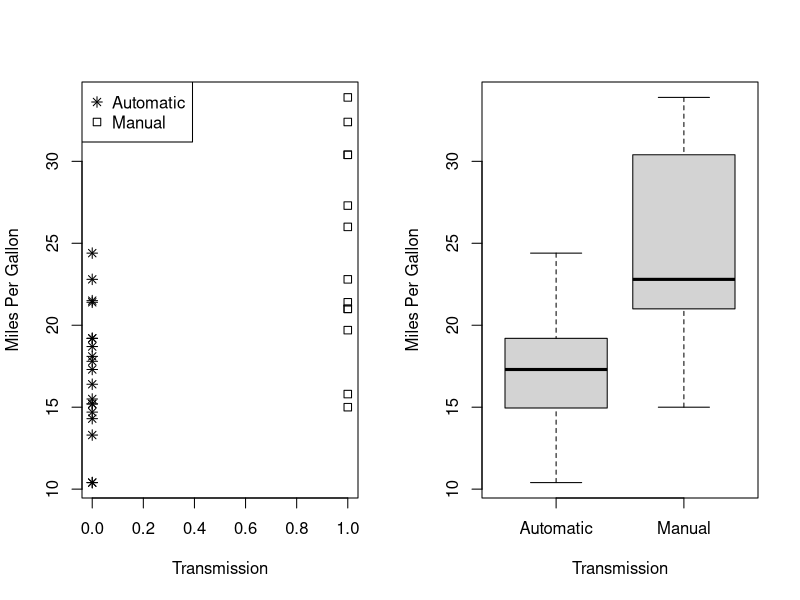
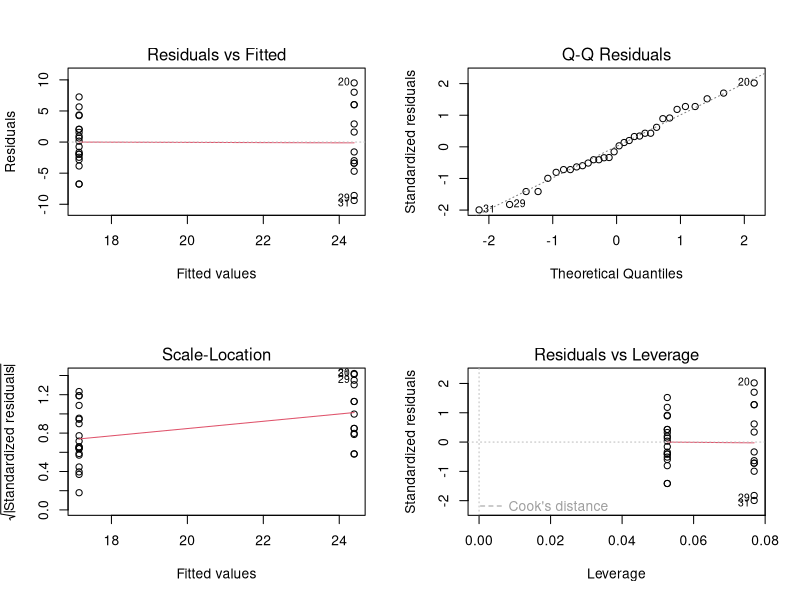
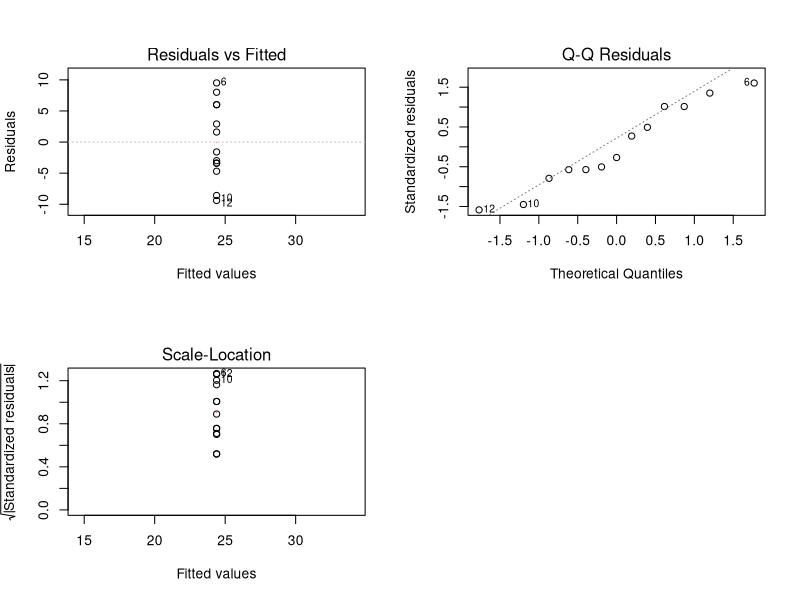
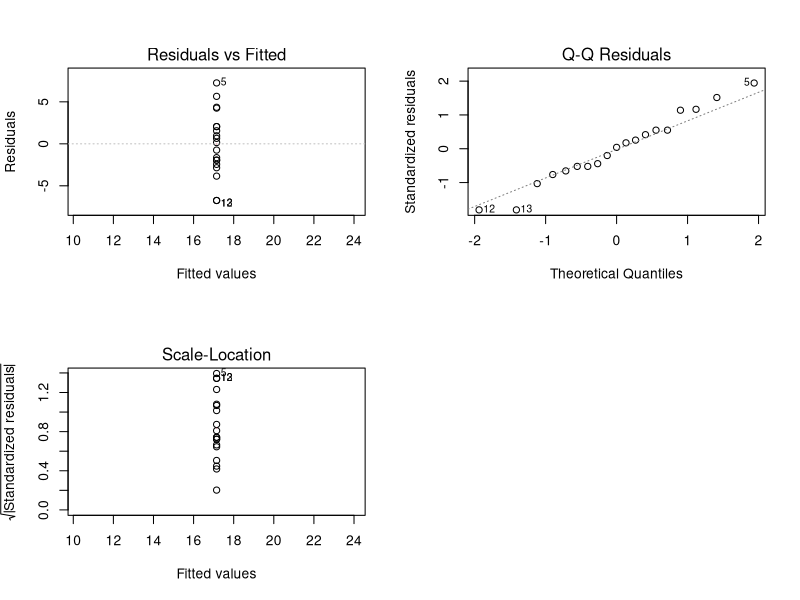

Recreate these plots in R, in order.
## ---- chunk 1
    data(mtcars)
    data<-mtcars[,c(9,1)]

    meanAuto<-mean(data[data$am==0,2])
    meanMan<-mean(data[data$am==1,2])
## ---- chunk 2
    #data
    data(mtcars)
    data<-mtcars[,c(9,1)]
    tran<-factor(data[,1])
    mpg<-data[,2]

    #estimation of parameters
    MWhole<-lm(mpg~tran)
    
    #values of parameters and their significance
    
    #summary(MWhole)
    summ<-summary(MWhole)$coefficients
    row.names(summ)<-c("Automatic","Change Auto-Manual")

    confInt<-confint(MWhole,level=0.90)
    row.names(confInt)<-c("Automatic","Change Auto-Manual")

    #randsigma<-data.frame(Values=c(summary(MWhole)$r.squared,summary(MWhole)$sigma,
    #                      mean(MWhole$residuals),cov(tran,MWhole$residuals)))
    #row.names(randsigma)<-c("R squared","sigma","mean of residuals","cov(x,e_i)")

    randsigma<-data.frame(RSquared=summary(MWhole)$r.squared, 
                          Sigma=summary(MWhole)$sigma,
                          MeanOfResiduals=mean(MWhole$residuals),
                          CovResiduals=cov(data$am,MWhole$residuals))
    
    summ
    confInt
    randsigma
    #diagnostics
    #par(mfrow=c(2,2))
    #plot(MWhole)

## ---- chunk 3
    #data
    data(mtcars)
    data<-mtcars[,c(9,1)]
    tran<-factor(data[,1])
    mpg<-data[,2]
    x<-data[data[,1]==1,1]
    y<-mpg[data[,1]==1]

    #estimation of parameters
    MManual<-lm(y~x-1)
    
    #values of parameters and their significance
    
    #summary(MManual)
    summ<-summary(MManual)$coefficients
    row.names(summ)<-c("Manual")

    confInt<-confint(MManual,level=0.90)
    row.names(confInt)<-c("Manual")

    #randsigma<-data.frame(Values=c(summary(MManual)$r.squared,summary(MManual)$sigma,
    #                      mean(MManual$residuals),cov(x,MManual$residuals)))
    #row.names(randsigma)<-c("R squared","sigma","mean of residuals","cov(x,e_i)")

    randsigma<-data.frame(RSquared=summary(MManual)$r.squared, 
                          Sigma=summary(MManual)$sigma,
                          MeanOfResiduals=mean(MManual$residuals),
                          CovResiduals=cov(x,MManual$residuals))
    
    summ
    confInt
    randsigma
    #diagnostics
    #par(mfrow=c(2,2))
    #plot(MManual)

## ---- chunk 4
    #data
    data(mtcars)
    data<-mtcars[,c(9,1)]
    tran<-factor(data[,1])
    mpg<-data[,2]
    x<-data[data[,1]==0,1]
    y<-mpg[data[,1]==0]

    #estimation of parameters
    MAutomatic<-lm(y~I(x+1)-1)
    
    #values of parameters and their significance
    
    #summary(MAutomatic)
    summ<-summary(MAutomatic)$coefficients
    row.names(summ)<-c("Automatic")
    
    confInt<-confint(MAutomatic,level=0.90)
    row.names(confInt)<-c("Automatic")
    
    #randsigma<-data.frame(Values=c(summary(MAutomatic)$r.squared,summary(MAutomatic)$sigma,
    #                      mean(MAutomatic$residuals),cov(x,MAutomatic$residuals)))
    #row.names(randsigma)<-c("R squared","sigma","mean of residuals","cov(x,e_i)")

    randsigma<-data.frame(RSquared=summary(MAutomatic)$r.squared, 
                          Sigma=summary(MAutomatic)$sigma,
                          MeanOfResiduals=mean(MAutomatic$residuals),
                          CovResiduals=cov(x,MAutomatic$residuals))
    
    summ
    confInt
    randsigma
    #diagnostics
    #par(mfrow=c(2,2))
    #plot(MAutomatic)

## ---- chunk 5
    data(mtcars)
    data<-mtcars[,c(9,1)]

    par(mfrow=c(1,2))
    #plotting situation 2
        plot(data[data$am==1,],
             type="p",
             pch=0,
             xlab="Transmission",
             ylab="Miles Per Gallon",
             xlim=c(0,1),
             ylim=c(min(data$mpg),max(data$mpg)))
        
        points(data[data$am==0,],pch=8)
        
        legend("topleft",
               legend=c("Automatic","Manual"), 
               pch=c(8,0))
    
    #plotting boxplot
        boxplot(mpg~am,
                data=mtcars,
                xlab="Transmission",
                ylab="Miles Per Gallon",
                xaxt="n")
        axis(1, at=c(1,2),labels=c("Automatic","Manual"))
## ---- chunk 6
        #data
    data(mtcars)
    data<-mtcars[,c(9,1)]
    tran<-factor(data[,1])
    mpg<-data[,2]

    #estimation of parameters
    MWhole<-lm(mpg~tran)
    
    #values of parameters and their significance
    
    #summary(MWhole)
    summ<-summary(MWhole)$coefficients
    row.names(summ)<-c("Automatic","Change Auto-Manual")

    confInt<-confint(MWhole,level=0.90)
    row.names(confInt)<-c("Automatic","Change Auto-Manual")

    #randsigma<-data.frame(Values=c(summary(MWhole)$r.squared,summary(MWhole)$sigma,
    #                      mean(MWhole$residuals),cov(tran,MWhole$residuals)))
    #row.names(randsigma)<-c("R squared","sigma","mean of residuals","cov(x,e_i)")

    randsigma<-data.frame(RSquared=summary(MWhole)$r.squared, 
                          Sigma=summary(MWhole)$sigma,
                          MeanOfResiduals=mean(MWhole$residuals),
                          CovResiduals=cov(data$am,MWhole$residuals))
    
    #diagnostics
    par(mfrow=c(2,2))
    plot(MWhole)
## ---- chunk 7
    #data
    data(mtcars)
    data<-mtcars[,c(9,1)]
    tran<-factor(data[,1])
    mpg<-data[,2]
    x<-data[data[,1]==1,1]
    y<-mpg[data[,1]==1]

    #estimation of parameters
    MManual<-lm(y~x-1)
    
    #values of parameters and their significance
    
    #summary(MManual)
    summ<-summary(MManual)$coefficients
    row.names(summ)<-c("Manual")

    confInt<-confint(MManual,level=0.90)
    row.names(confInt)<-c("Manual")

    #randsigma<-data.frame(Values=c(summary(MManual)$r.squared,summary(MManual)$sigma,
    #                      mean(MManual$residuals),cov(x,MManual$residuals)))
    #row.names(randsigma)<-c("R squared","sigma","mean of residuals","cov(x,e_i)")

    randsigma<-data.frame(RSquared=summary(MManual)$r.squared, 
                          Sigma=summary(MManual)$sigma,
                          MeanOfResiduals=mean(MManual$residuals),
                          CovResiduals=cov(x,MManual$residuals))
    
    #summ
    #confInt
    #randsigma
    #diagnostics
    par(mfrow=c(2,2))
    plot(MManual,1)
    plot(MManual,2)
    plot(MManual,3)

## ---- chunk 8
    #data
    data(mtcars)
    data<-mtcars[,c(9,1)]
    tran<-factor(data[,1])
    mpg<-data[,2]
    x<-data[data[,1]==0,1]
    y<-mpg[data[,1]==0]

    #estimation of parameters
    MAutomatic<-lm(y~I(x+1)-1)
    
    #values of parameters and their significance
    
    #summary(MAutomatic)
    summ<-summary(MAutomatic)$coefficients
    row.names(summ)<-c("Automatic")
    
    confInt<-confint(MAutomatic,level=0.90)
    row.names(confInt)<-c("Automatic")
    
    #randsigma<-data.frame(Values=c(summary(MAutomatic)$r.squared,summary(MAutomatic)$sigma,
    #                      mean(MAutomatic$residuals),cov(x,MAutomatic$residuals)))
    #row.names(randsigma)<-c("R squared","sigma","mean of residuals","cov(x,e_i)")

    randsigma<-data.frame(RSquared=summary(MAutomatic)$r.squared, 
                          Sigma=summary(MAutomatic)$sigma,
                          MeanOfResiduals=mean(MAutomatic$residuals),
                          CovResiduals=cov(x,MAutomatic$residuals))
    
    #summ
    #confInt
    #randsigma
    #diagnostics
    par(mfrow=c(2,2))
    plot(MAutomatic,1)
    plot(MAutomatic,2)
    plot(MAutomatic,3)

